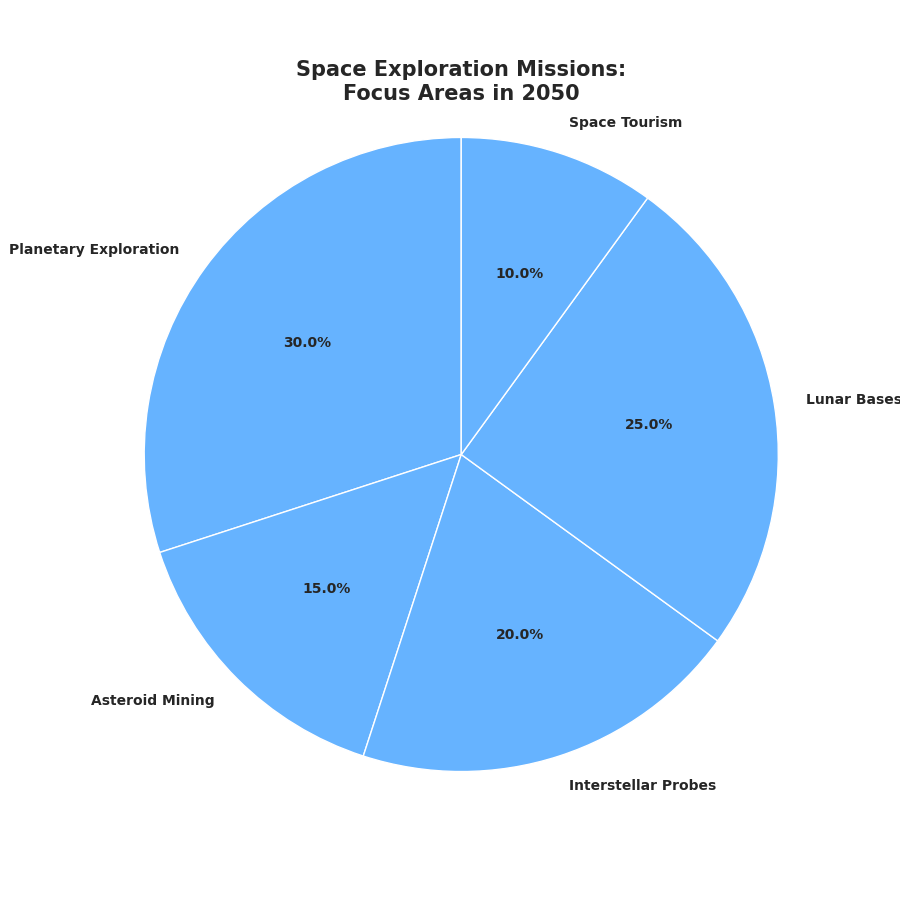

Here is the Python script that generated this plot:
import matplotlib.pyplot as plt

focus_areas = ['Planetary Exploration', 'Asteroid Mining', 'Interstellar Probes', 'Lunar Bases', 'Space Tourism']
mission_distribution = [30, 15, 20, 25, 10]

fig, ax = plt.subplots(figsize=(9, 9))

# Using a single color for all wedges
single_color = '#66b3ff'  # Chose one of the existing colors for uniformity

wedges, texts, autotexts = ax.pie(
    mission_distribution, 
    labels=focus_areas, 
    autopct='%1.1f%%', 
    startangle=90,
    colors=[single_color] * len(focus_areas),  # Apply the single color consistently
    textprops={'fontsize': 10, 'weight': 'bold'}
)

ax.axis('equal')
ax.set_title("Space Exploration Missions:\nFocus Areas in 2050", fontsize=15, fontweight='bold', ha='center')

plt.show()
